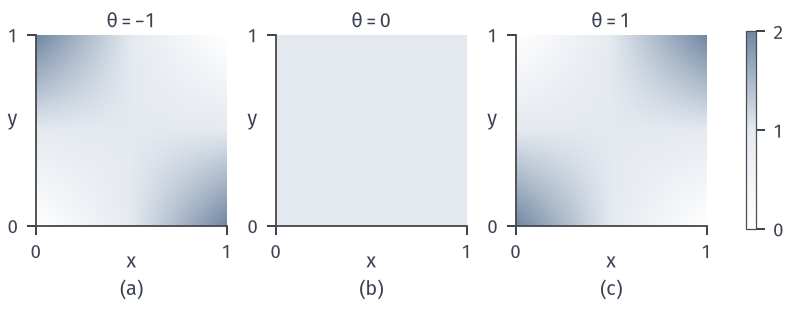

Source code (Python):
"""Densities f(x,y)=1+theta(1-2x)(1-2y) on the unit square for theta=-1,0,1.
All three have Unif(0,1) marginals; Cov=theta/36. Analytic heat maps (white to BLUE)."""
from pathlib import Path
import sys
ROOT = next(p for p in Path(__file__).resolve().parents if (p/"build.sh").is_file() and (p/"tex/book.tex").is_file())
sys.path.insert(0, str(ROOT/"figures/00-shared/mathematical-preliminaries-upper/00-shared/comprehension-figures"))
from support import figure, save, BLUE, GREEN, YELLOW, RED, PURPLE, INK, MUTED, GRID, BLUE_FILL, GREEN_FILL, YELLOW_FILL, RED_FILL, PURPLE_FILL
import numpy as np
STROKE = "#4C4D4F"
def tag(ax, s, y=-0.30):
    ax.text(0.5, y, s, transform=ax.transAxes, ha="center", va="top")

from matplotlib.colors import LinearSegmentedColormap
cmap = LinearSegmentedColormap.from_list('wb', ['#FFFFFF', BLUE_FILL, BLUE])
fig, axs = figure(width_mm=112, height_mm=44, ncols=3)
g = np.linspace(0, 1, 201); X, Y = np.meshgrid(g, g)
for ax, th, s in zip(axs, (-1, 0, 1), ('(a)', '(b)', '(c)')):
    F = 1 + th*(1-2*X)*(1-2*Y)
    im = ax.imshow(F, origin='lower', extent=(0, 1, 0, 1), cmap=cmap, vmin=0, vmax=2, interpolation='bilinear')
    ax.set_aspect('equal'); ax.set_xticks([0, 1]); ax.set_yticks([0, 1])
    ax.set_xlabel('$x$', labelpad=-4); ax.set_ylabel('$y$', rotation=0, labelpad=-2)
    ax.set_title(rf'$\theta={th}$', pad=3)
    tag(ax, s, y=-0.28)
cb = fig.colorbar(im, ax=axs, shrink=0.8, ticks=[0, 1, 2])
cb.outline.set_linewidth(0.5)
save(fig, Path(__file__).resolve().parent, 'figure', {'density': '1+theta(1-2x)(1-2y)', 'theta': [-1, 0, 1], 'cov': 'theta/36'})
